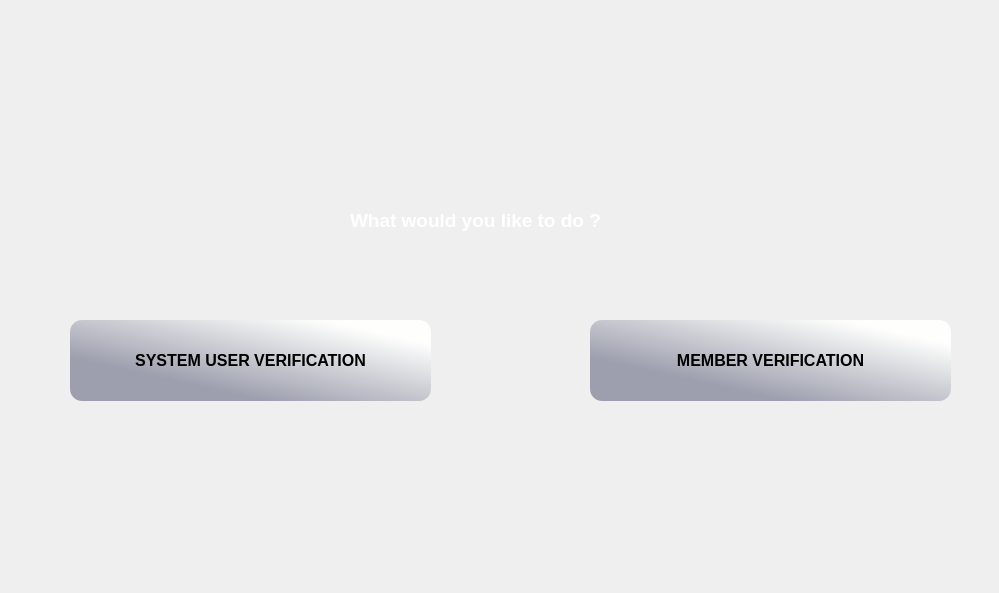
<?xml version="1.0" encoding="UTF-8"?>
<ui version="4.0">
 <class>HomeForm</class>
 <widget class="QWidget" name="HomeForm">
  <property name="geometry">
   <rect>
    <x>0</x>
    <y>0</y>
    <width>999</width>
    <height>593</height>
   </rect>
  </property>
  <property name="windowTitle">
   <string>Form</string>
  </property>
  <widget class="QPushButton" name="GoToUserVerificationPushButton">
   <property name="geometry">
    <rect>
     <x>70</x>
     <y>320</y>
     <width>361</width>
     <height>81</height>
    </rect>
   </property>
   <property name="font">
    <font>
     <pointsize>12</pointsize>
     <weight>75</weight>
     <bold>true</bold>
    </font>
   </property>
   <property name="styleSheet">
    <string notr="true">QPushButton { background: qlineargradient(x1: 0, y1: 1, x2: 1, y2: 0, stop: 0.27 rgba(157, 159, 174, 1), stop: 0.85 rgba(254, 255, 253, 1)); background-position: top right; border-radius: 12px; }</string>
   </property>
   <property name="text">
    <string>SYSTEM USER VERIFICATION</string>
   </property>
  </widget>
  <widget class="QPushButton" name="GoToMemberVerificationPushButton">
   <property name="geometry">
    <rect>
     <x>590</x>
     <y>320</y>
     <width>361</width>
     <height>81</height>
    </rect>
   </property>
   <property name="font">
    <font>
     <pointsize>12</pointsize>
     <weight>75</weight>
     <bold>true</bold>
    </font>
   </property>
   <property name="styleSheet">
    <string notr="true">QPushButton { background: qlineargradient(x1: 0, y1: 1, x2: 1, y2: 0, stop: 0.27 rgba(157, 159, 174, 1), stop: 0.85 rgba(254, 255, 253, 1)); background-position: top right; border-radius: 12px; }</string>
   </property>
   <property name="text">
    <string>MEMBER VERIFICATION</string>
   </property>
  </widget>
  <widget class="QLabel" name="HomeLabel">
   <property name="geometry">
    <rect>
     <x>450</x>
     <y>290</y>
     <width>121</width>
     <height>121</height>
    </rect>
   </property>
   <property name="styleSheet">
    <string notr="true">background-image: url(:/resources/icons/home.png);
background-repeat: no repeat;</string>
   </property>
   <property name="text">
    <string/>
   </property>
  </widget>
  <widget class="QLabel" name="label">
   <property name="geometry">
    <rect>
     <x>350</x>
     <y>190</y>
     <width>351</width>
     <height>61</height>
    </rect>
   </property>
   <property name="font">
    <font>
     <pointsize>14</pointsize>
     <weight>75</weight>
     <bold>true</bold>
    </font>
   </property>
   <property name="styleSheet">
    <string notr="true">color: rgb(255, 255, 255);</string>
   </property>
   <property name="text">
    <string>What would you like to do ?</string>
   </property>
  </widget>
  <widget class="QLabel" name="LogoAppLabel">
   <property name="geometry">
    <rect>
     <x>450</x>
     <y>50</y>
     <width>131</width>
     <height>131</height>
    </rect>
   </property>
   <property name="styleSheet">
    <string notr="true">background-image: url(:/resources/icons/taxi.png);
background-repeat: no repeat;</string>
   </property>
   <property name="text">
    <string/>
   </property>
  </widget>
 </widget>
 <resources/>
 <connections/>
</ui>
